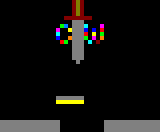

The image is a tile-based game level rendered from a .tmx file. Its description and complete source (layers, tilesets, objects, tile grids) follow:
An orthogonal 40x33 tile map with 4x4 px tiles, 1 tile layer (Capa de Patrones 1).

<map version="1.0" orientation="orthogonal" renderorder="right-down" width="40" height="33" tilewidth="4" tileheight="4" nextobjectid="1">
 <tileset firstgid="1" name="CPCpaleta" tilewidth="4" tileheight="4" tilecount="27" columns="9">
  <image source="CPCpaleta.png" width="36" height="12" />
 </tileset>
 <layer name="Capa de Patrones 1" width="40" height="33">
  <data encoding="csv">
1,1,1,1,1,1,1,1,1,1,1,1,1,1,1,1,1,1,4,13,4,1,1,1,1,1,1,1,1,1,1,1,1,1,1,1,1,1,1,1,
1,1,1,1,1,1,1,1,1,1,1,1,1,1,1,1,1,1,4,13,4,1,1,1,1,1,1,1,1,1,1,1,1,1,1,1,1,1,1,1,
1,1,1,1,1,1,1,1,1,1,1,1,1,1,1,1,1,1,4,13,4,1,1,1,1,1,1,1,1,1,1,1,1,1,1,1,1,1,1,1,
1,1,1,1,1,1,1,1,1,1,1,1,1,1,1,1,1,1,4,13,4,1,1,1,1,1,1,1,1,1,1,1,1,1,1,1,1,1,1,1,
1,1,1,1,1,1,1,1,1,1,1,1,1,1,1,1,4,4,4,4,4,4,4,1,1,1,1,1,1,1,1,1,1,1,1,1,1,1,1,1,
1,1,1,1,1,1,1,1,1,1,1,1,1,1,1,1,1,1,14,14,14,1,1,1,1,1,1,1,1,1,1,1,1,1,1,1,1,1,1,1,
1,1,1,1,1,1,1,1,1,1,1,1,1,1,1,19,12,1,14,14,14,21,1,1,1,9,1,1,1,1,1,1,1,1,1,1,1,1,1,1,
1,1,1,1,1,1,1,1,1,1,1,1,1,1,9,1,1,25,14,14,14,3,1,3,1,7,1,1,1,1,1,1,1,1,1,1,1,1,1,1,
1,1,1,1,1,1,1,1,1,1,1,1,1,1,21,1,1,1,14,14,14,7,1,25,1,19,1,1,1,1,1,1,1,1,1,1,1,1,1,1,
1,1,1,1,1,1,1,1,1,1,1,1,1,1,3,1,1,16,14,14,14,19,1,9,1,16,1,1,1,1,1,1,1,1,1,1,1,1,1,1,
1,1,1,1,1,1,1,1,1,1,1,1,1,1,1,7,19,1,14,14,14,1,21,1,4,1,1,1,1,1,1,1,1,1,1,1,1,1,1,1,
1,1,1,1,1,1,1,1,1,1,1,1,1,1,1,1,1,1,14,14,14,1,1,1,1,1,1,1,1,1,1,1,1,1,1,1,1,1,1,1,
1,1,1,1,1,1,1,1,1,1,1,1,1,1,1,1,1,1,14,14,14,1,1,1,1,1,1,1,1,1,1,1,1,1,1,1,1,1,1,1,
1,1,1,1,1,1,1,1,1,1,1,1,1,1,1,1,1,1,14,14,14,1,1,1,1,1,1,1,1,1,1,1,1,1,1,1,1,1,1,1,
1,1,1,1,1,1,1,1,1,1,1,1,1,1,1,1,1,1,14,14,14,1,1,1,1,1,1,1,1,1,1,1,1,1,1,1,1,1,1,1,
1,1,1,1,1,1,1,1,1,1,1,1,1,1,1,1,1,1,1,14,1,1,1,1,1,1,1,1,1,1,1,1,1,1,1,1,1,1,1,1,
1,1,1,1,1,1,1,1,1,1,1,1,1,1,1,1,1,1,1,1,1,1,1,1,1,1,1,1,1,1,1,1,1,1,1,1,1,1,1,1,
1,1,1,1,1,1,1,1,1,1,1,1,1,1,1,1,1,1,1,1,1,1,1,1,1,1,1,1,1,1,1,1,1,1,1,1,1,1,1,1,
1,1,1,1,1,1,1,1,1,1,1,1,1,1,1,1,1,1,1,1,1,1,1,1,1,1,1,1,1,1,1,1,1,1,1,1,1,1,1,1,
1,1,1,1,1,1,1,1,1,1,1,1,1,1,1,1,1,1,1,1,1,1,1,1,1,1,1,1,1,1,1,1,1,1,1,1,1,1,1,1,
1,1,1,1,1,1,1,1,1,1,1,1,1,1,1,1,1,1,1,1,1,1,1,1,1,1,1,1,1,1,1,1,1,1,1,1,1,1,1,1,
1,1,1,1,1,1,1,1,1,1,1,1,1,1,1,1,1,1,1,1,1,1,1,1,1,1,1,1,1,1,1,1,1,1,1,1,1,1,1,1,
1,1,1,1,1,1,1,1,1,1,1,1,1,1,1,1,1,1,1,1,1,1,1,1,1,1,1,1,1,1,1,1,1,1,1,1,1,1,1,1,
1,1,1,1,1,1,1,1,1,1,1,1,1,1,1,1,1,1,1,1,1,1,1,1,1,1,1,1,1,1,1,1,1,1,1,1,1,1,1,1,
1,1,1,1,1,1,1,1,1,1,1,1,1,1,14,14,14,14,14,14,14,1,1,1,1,1,1,1,1,1,1,1,1,1,1,1,1,1,1,1,
1,1,1,1,1,1,1,1,1,1,1,1,1,1,25,25,25,25,25,25,25,1,1,1,1,1,1,1,1,1,1,1,1,1,1,1,1,1,1,1,
1,1,1,1,1,1,1,1,1,1,1,1,1,1,1,1,1,1,1,1,1,1,1,1,1,1,1,1,1,1,1,1,1,1,1,1,1,1,1,1,
1,1,1,1,1,1,1,1,1,1,1,1,1,1,1,1,1,1,1,1,1,1,1,1,1,1,1,1,1,1,1,1,1,1,1,1,1,1,1,1,
1,1,1,1,1,1,1,1,1,1,1,1,1,1,1,1,1,1,1,1,1,1,1,1,1,1,1,1,1,1,1,1,1,1,1,1,1,1,1,1,
1,1,1,1,1,1,1,1,1,1,1,1,1,1,1,1,1,1,1,1,1,1,1,1,1,1,1,1,1,1,1,1,1,1,1,1,1,1,1,1,
14,14,14,14,14,14,14,14,14,14,14,14,14,14,14,1,1,1,1,1,1,1,1,1,1,1,14,14,14,14,14,14,14,14,14,14,14,14,14,14,
14,14,14,14,14,14,14,14,14,14,14,14,14,14,14,1,1,1,1,1,1,1,1,1,1,1,14,14,14,14,14,14,14,14,14,14,14,14,14,14,
14,14,14,14,14,14,14,14,14,14,14,14,14,14,14,1,1,1,1,1,1,1,1,1,1,1,14,14,14,14,14,14,14,14,14,14,14,14,14,14
</data>
 </layer>
</map>
